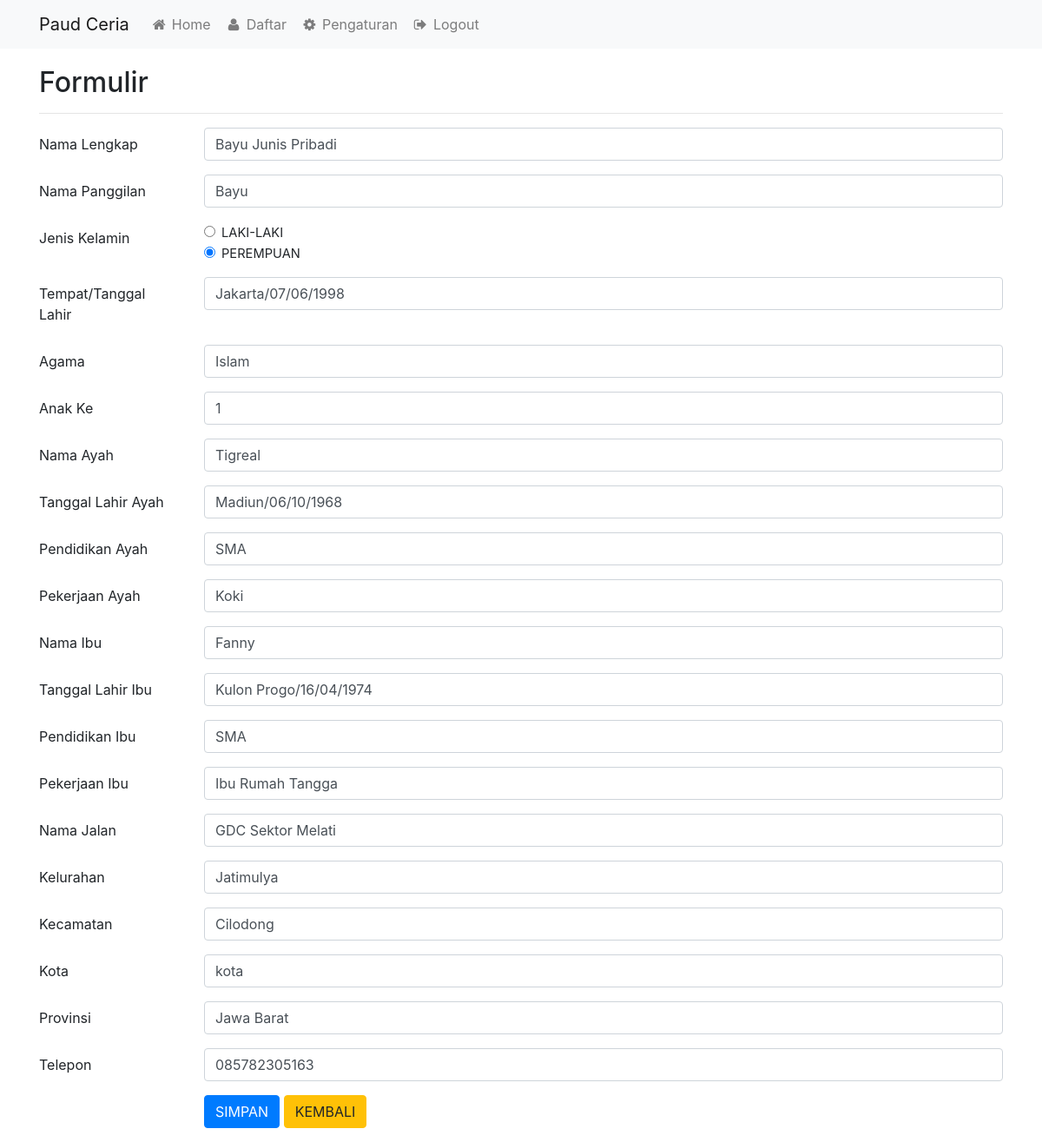
The app's page /admin/a_formulir.php?no_pendaftaran=PD001 with its own data.
### tables this page shows
CREATE TABLE `tbl_formulir` (
  `id_formulir` varchar(30) NOT NULL,
  `no_pendaftaran` varchar(30) NOT NULL,
  `nama_lengkap` varchar(30) NOT NULL,
  `nama_panggilan` varchar(30) NOT NULL,
  `jenis_kelamin` varchar(30) NOT NULL,
  `ttp_tgl` varchar(30) NOT NULL,
  `agama` varchar(30) NOT NULL,
  `anak_ke` varchar(30) NOT NULL,
  `nama_ayah` varchar(50) NOT NULL,
  `tgl_lahir_ayah` varchar(50) NOT NULL,
  `pendidikan_ayah` varchar(50) NOT NULL,
  `pekerjaan_ayah` varchar(50) NOT NULL,
  `nama_ibu` varchar(50) NOT NULL,
  `tgl_lahir_ibu` varchar(50) NOT NULL,
  `pendidikan_ibu` varchar(50) NOT NULL,
  `pekerjaan_ibu` varchar(50) NOT NULL,
  `nama_jalan` varchar(50) NOT NULL,
  `kelurahan` varchar(50) NOT NULL,
  `kecamatan` varchar(50) NOT NULL,
  `kota` varchar(50) NOT NULL,
  `provinsi` varchar(50) NOT NULL,
  `telp` varchar(50) NOT NULL,
  `gambar` text NOT NULL
);

### admin/a_formulir.php (the view, shortened to what this page needs)
<?php
include('../koneksi/config.php');
?>
<!DOCTYPE html>
<html>
<head>
	<link rel="stylesheet" type="text/css" href="style.css">
	<link rel="stylesheet" href="../assets/css/bootstrap.min.css">
    <link rel="stylesheet" href="../assets/css/font-awesome.min.css">
</head>
<body>
	<nav class="navbar navbar-expand-lg navbar-light bg-light">
		<div class="container">
			<a class="navbar-brand" href="#">Paud Ceria</a>
			<div class="collapse navbar-collapse" id="navbarSupportedContent">
				<ul class="navbar-nav mr-auto">
					<li class="nav-item">
						<a class="nav-link" href="a_index.php"	><span class="fa fa-home fa-fw"></span> Home</a>
					</li>
					<li class="nav-item">
						<a class="nav-link" href="a_tampil_daftar.php"><span class="fa fa-user fa-fw"></span> Daftar</a>
					</li>
					<li class="nav-item">
						<a class="nav-link" href="a_pengaturan.php"><span class="fa fa-cog fa-fw"></span> Pengaturan</a>
					</li>
					<li class="nav-item">
						<a class="nav-link" href="logout.php"><span class="fa fa-sign-out fa-fw"></span> Logout</a>
					</li>
				</ul>
			</div>
		</div>
	</nav>
	<div class="container" style="margin-top:20px">
		<h2>Formulir</h2>
		<hr>
		<?php
			$no_pendaftaran = $_GET['no_pendaftaran'];
			$select = mysqli_query($koneksi, "SELECT * FROM tbl_formulir WHERE no_pendaftaran='$no_pendaftaran'") or die(mysqli_error($koneksi));
			$data = mysqli_fetch_array($select);
		?>
		<form action="" method="post">
			<div class="form-group row">
				<label class="col-sm-2 col-form-label">Nama Lengkap</label>
				<div class="col-sm-10">
					<input type="text" name="nama_lengkap" class="form-control" size="4" value="<?php echo $data['nama_lengkap']; ?>" required>
				</div>
			</div>
			<div class="form-group row">
				<label class="col-sm-2 col-form-label">Nama Panggilan</label>
				<div class="col-sm-10">
					<input type="text" name="nama_panggilan" class="form-control" size="4" value="<?php echo $data['nama_panggilan']; ?>" required>
				</div>
			</div>
			<div class="form-group row">
				<label class="col-sm-2 col-form-label">Jenis Kelamin</label>
				<div class="col-sm-10">
					<?php
					if($data['jenis_kelamin'] == 'Laki-Laki'){
					 ?>
					<div class="form-check">
						<input type="radio" class="form-check-input" name="jenis_kelamin" value="LAKI-LAKI" required checked="checked">
						<label class="form-check-label">LAKI-LAKI</label>
					</div>
					<div class="form-check">
						<input type="radio" class="form-check-input" name="jenis_kelamin" value="PEREMPUAN" required>
						<label class="form-check-label">PEREMPUAN</label>
					</div>
				<?php
						}else{
					?>
					<div class="form-check">
						<input type="radio" class="form-check-input" name="jenis_kelamin" value="LAKI-LAKI" required>
						<label class="form-check-label">LAKI-LAKI</label>
					</div>
					<div class="form-check">
						<input type="radio" class="form-check-input" name="jenis_kelamin" value="PEREMPUAN" required checked="checked">
						<label class="form-check-label">PEREMPUAN</label>
					</div>
				<?php } ?>
				</div>
			</div>
			<div class="form-group row">
				<label class="col-sm-2 col-form-label">Tempat/Tanggal Lahir</label>
				<div class="col-sm-10">
					<input type="text" name="ttp_tgl" class="form-control" size="4" value="<?php echo $data['ttp_tgl']; ?>" required>
				</div>
			</div>
			<div class="form-group row">
				<label class="col-sm-2 col-form-label">Agama</label>
				<div class="col-sm-10">
					<input type="text" name="agama" class="form-control" size="4" value="<?php echo $data['agama']; ?>" required>
				</div>
			</div>
			<div class="form-group row">
				<label class="col-sm-2 col-form-label">Anak Ke</label>
				<div class="col-sm-10">
					<input type="text" name="anak_ke" class="form-control" size="4" value="<?php echo $data['anak_ke']; ?>" required>
				</div>
			</div>
			<div class="form-group row">
				<label class="col-sm-2 col-form-label">Nama Ayah</label>
				<div class="col-sm-10">
					<input type="text" name="nama_ayah" class="form-control" size="4" value="<?php echo $data['nama_ayah']; ?>" required>
				</div>
			</div>
			<div class="form-group row">
				<label class="col-sm-2 col-form-label">Tanggal Lahir Ayah</label>
				<div class="col-sm-10">
					<input type="text" name="tgl_lahir_ayah" class="form-control" size="4" value="<?php echo $data['tgl_lahir_ayah']; ?>" required>
				</div>
			</div>
			<div class="form-group row">
				<label class="col-sm-2 col-form-label">Pendidikan Ayah</label>
				<div class="col-sm-10">
					<input type="text" name="pendidikan_ayah" class="form-control" size="4" value="<?php echo $data['pendidikan_ayah']; ?>" required>
				</div>
			</div>
			<div class="form-group row">
				<label class="col-sm-2 col-form-label">Pekerjaan Ayah</label>
				<div class="col-sm-10">
					<input type="text" name="pekerjaan_ayah" class="form-control" size="4" value="<?php echo $data['pekerjaan_ayah']; ?>" required>
				</div>
			</div>
			<div class="form-group row">
				<label class="col-sm-2 col-form-label">Nama Ibu</label>
				<div class="col-sm-10">
					<input type="text" name="nama_ibu" class="form-control" size="4" value="<?php echo $data['nama_ibu']; ?>" required>
				</div>
			</div>
			<div class="form-group row">
				<label class="col-sm-2 col-form-label">Tanggal Lahir Ibu</label>
				<div class="col-sm-10">
					<input type="text" name="tgl_lahir_ibu" class="form-control" size="4" value="<?php echo $data['tgl_lahir_ibu']; ?>" required>
				</div>
			</div>
			<div class="form-group row">
				<label class="col-sm-2 col-form-label">Pendidikan Ibu</label>
				<div class="col-sm-10">
					<input type="text" name="pendidikan_ibu" class="form-control" size="4" value="<?php echo $data['pendidikan_ibu']; ?>" required>
				</div>
			</div>
			<div class="form-group row">
				<label class="col-sm-2 col-form-label">Pekerjaan Ibu</label>
				<div class="col-sm-10">
					<input type="text" name="pekerjaan_ibu" class="form-control" size="4" value="<?php echo $data['pekerjaan_ibu']; ?>" required>
				</div>
			</div>
			<div class="form-group row">
				<label class="col-sm-2 col-form-label">Nama Jalan</label>
				<div class="col-sm-10">
					<input type="text" name="nama_jalan" class="form-control" size="4" value="<?php echo $data['nama_jalan']; ?>" required>
				</div>
			</div>
			<div class="form-group row">
				<label class="col-sm-2 col-form-label">Kelurahan</label>
				<div class="col-sm-10">
					<input type="text" name="kelurahan" class="form-control" size="4" value="<?php echo $data['kelurahan']; ?>" required>
				</div>
			</div>
			<div class="form-group row">
				<label class="col-sm-2 col-form-label">Kecamatan</label>
				<div class="col-sm-10">
					<input type="text" name="kecamatan" class="form-control" size="4" value="<?php echo $data['kecamatan']; ?>" required>
				</div>
			</div>
			<div class="form-group row">
				<label class="col-sm-2 col-form-label">Kota</label>
				<div class="col-sm-10">
					<input type="text" name="kota" class="form-control" size="4" value="<?php echo $data['kota']; ?>" required>
				</div>
			</div>
			<div class="form-group row">
				<label class="col-sm-2 col-form-label">Provinsi</label>
				<div class="col-sm-10">
					<input type="text" name="provinsi" class="form-control" size="4" value="<?php echo $data['provinsi']; ?>" required>
				</div>
			</div>
			<div class="form-group row">
				<label class="col-sm-2 col-form-label">Telepon</label>
				<div class="col-sm-10">
					<input type="text" name="telp" class="form-control" size="4" value="<?php echo $data['telp']; ?>" required>
				</div>
			</div>
			<div class="form-group row">
				<label class="col-sm-2 col-form-label">&nbsp;</label>
				<div class="col-sm-10">
					<input type="submit" name="submit" class="btn btn-primary" value="SIMPAN">
					<a href="a_tampil_daftar.php" class="btn btn-warning">KEMBALI</a>
				</div>
			</div>
		</form>
	</div>
</body>
</html>

### admin/style.css (style rules this page uses)
body { font-family: sans-serif; background: #ebf9fb; }
label { font-size: 11pt; }

### records on screen
tbl_formulir: nama_lengkap "Bayu Junis Pribadi", nama_panggilan "Bayu", ttp_tgl "Jakarta/07/06/1998", agama "Islam", anak_ke "1", nama_ayah "Tigreal", tgl_lahir_ayah "Madiun/06/10/1968", pendidikan_ayah "SMA", pekerjaan_ayah "Koki", nama_ibu "Fanny", tgl_lahir_ibu "Kulon Progo/16/04/1974", pendidikan_ibu "SMA", pekerjaan_ibu "Ibu Rumah Tangga", nama_jalan "GDC Sektor Melati", kelurahan "Jatimulya", kecamatan "Cilodong", kota "kota", provinsi "Jawa Barat", telp "085782305163"
